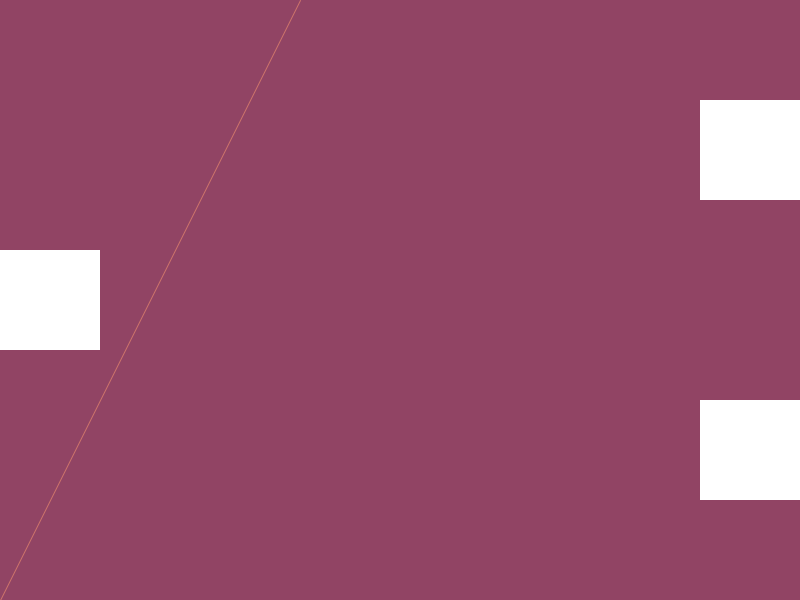
Frame 1 (no input)
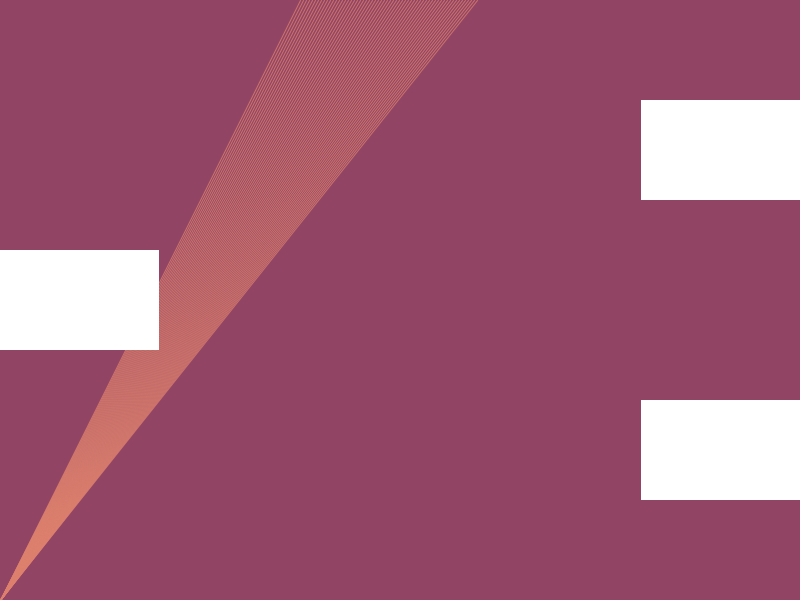
Frame 60 (the mouse pressed at the canvas centre just before this capture)
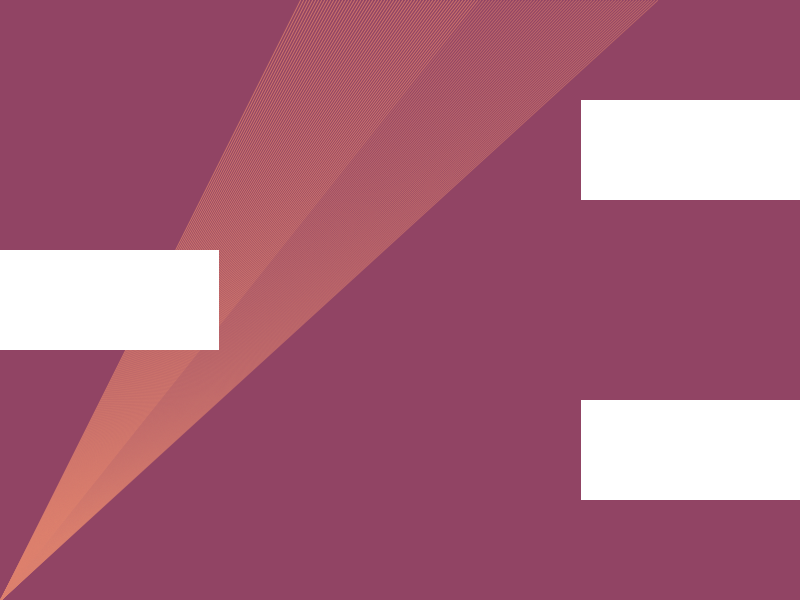
Frame 120 (the mouse held since frame 60 and released just before this capture)

The Processing sketch that drew these frames (run headless with seeded random() and noise(); from frame 60 on, the mouse is pressed at the canvas centre):

// Processing sketch: Barrios_Trinidad
// ── Barrios_Trinidad.pde
//variables
int posX;
int posY;
int a;
int b;
int Y;
int l;

void setup() {
  size(800,600);
  background(145,68,100);
  
  posX=0;
  posY=250;
  a=700; 
  b=400; 
  Y=100; 
  l=300;
}
  
void draw() {
 if (mousePressed) {
   stroke(220,127,109,150);
 } else {
   stroke(220,127,109,200);
 }
 line(0,600,l,0);
 l = l + 3; 
 
  //cuadrados
  noStroke();
  rect(posX,posY,100,100);
 
  posX = posX + 1;
  
  if (posX < 400) {
    fill(255);
  } else {
    fill(59,157,144);
  }
  
  if (keyPressed) {
    fill(random(0,255),random(120,255),random(120,255));
  }
  
 rect(a,Y,100,100);
 rect(a,b,100,100);
 
 a = a - 1;  
}

  
